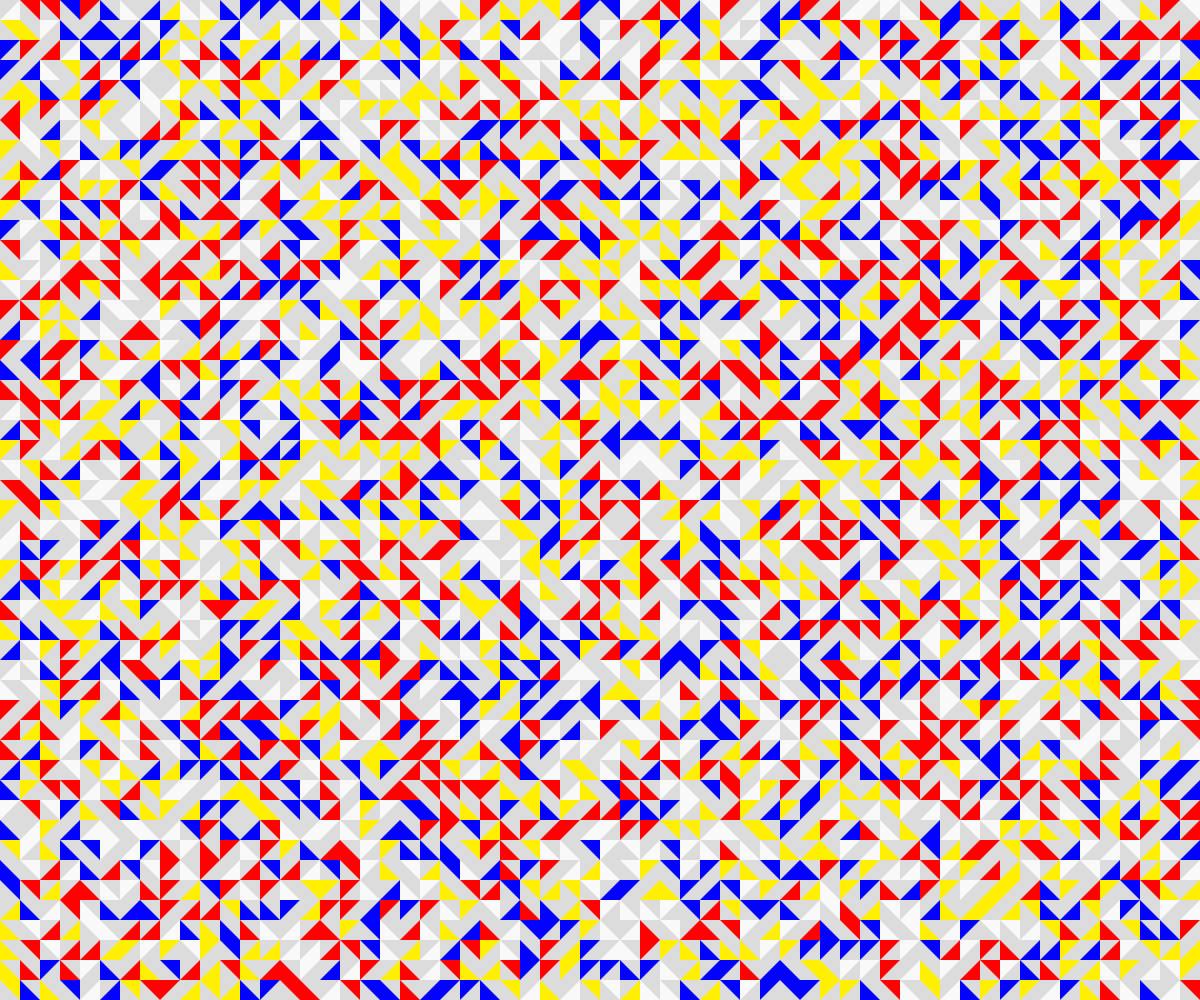
Frame 1 (no input)
Frame 60 (no input): identical to frame 1, image omitted
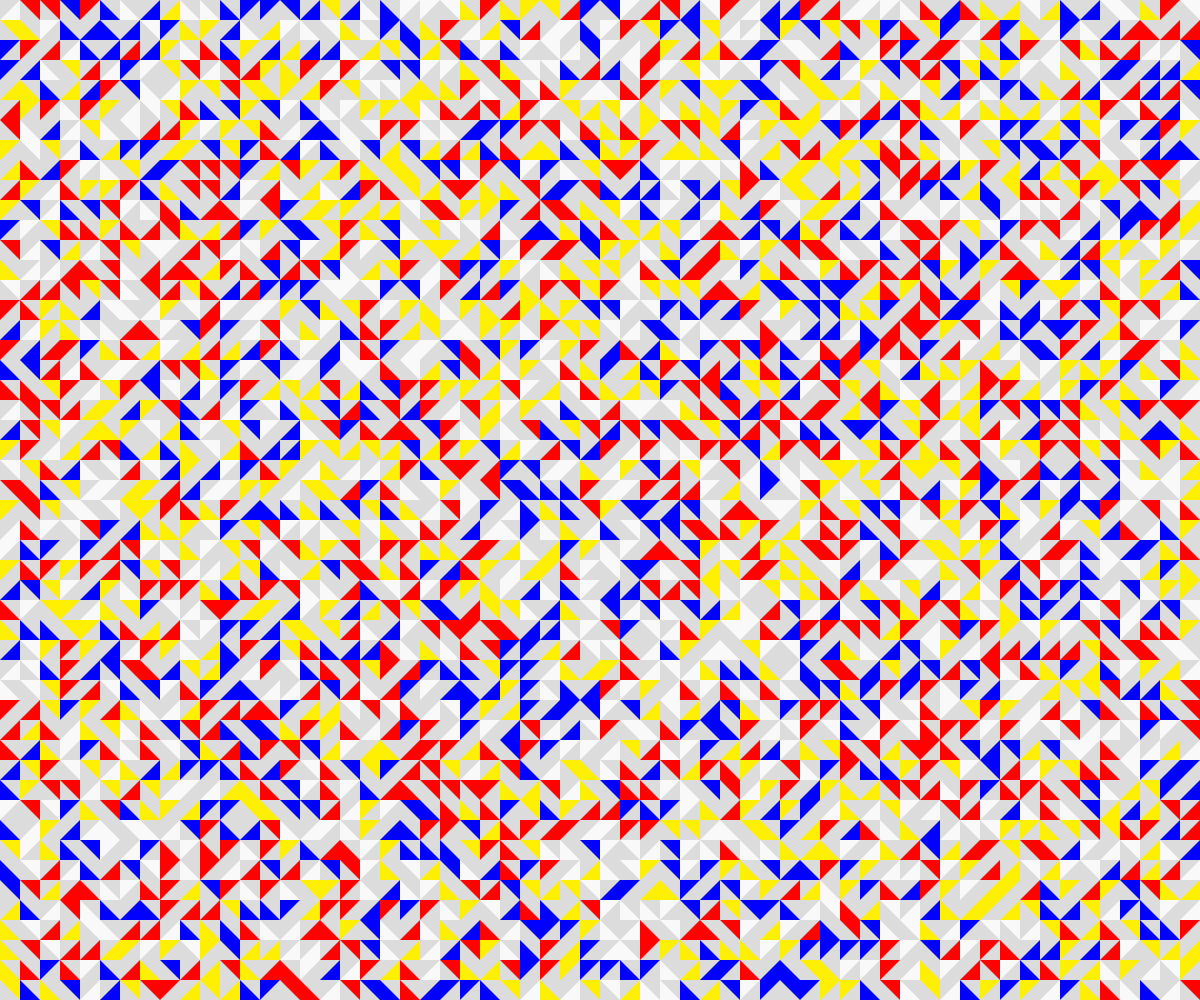
Frame 120 (the mouse pressed at the canvas centre since frame 60)

The p5.js sketch that drew these frames (run headless with seeded random() and noise() and a simulated clock; from frame 60 on, the mouse is pressed at the canvas centre):

// p5.js sketch
// ── sketch.js
/*
----- Coding Tutorial by Patt Vira ----- 
Name: Truchet Tiles (Contrasting Triangles)
Video Tutorial: https://youtu.be/9DU5WiNdu74?si=CXopbKgzoZXv5ct7

Connect with Patt: @pattvira
https://www.pattvira.com/
----------------------------------------
*/

let tiles = []; 
let cols; let rows; let size = 20;
let colors; 

function setup() {
  createCanvas(window.innerWidth, window.innerHeight);
  angleMode(DEGREES);
  colors = [color(255,240,1), color(255,1,1), color(1,1,253), color(249)];
  
  cols = width/size;
  rows = height/size;
  for (let i=0; i<cols; i++) {
    tiles[i] = [];
    for (let j=0; j<rows; j++) {
      tiles[i][j] = new Tile(i*size, j*size, floor(random(4)), colors[floor(random(4))]);
    }
  }
}

function draw() {
  background(220);
  for (let i = 0; i < cols; i++) {
    for (let j = 0; j < rows; j++) {
      let tile = tiles[i][j];
      
      // Check if the tile is within 200px of the cursor
      let d = dist(mouseX, mouseY, tile.x + size / 2, tile.y + size / 2);
      
      if (d < 200) {
        if (!tile.hovering) {
          // Mouse has just entered the tile area, change it
          tile.type = floor(random(4));
          tile.c = colors[floor(random(4))];
          tile.changed = true;
          tile.hovering = true; // Set hovering to true
        }
      } else {
        // Reset hovering status when the mouse leaves
        tile.hovering = false;
      }

      tile.display();
    }
  }
}
// ── tile.js
class Tile {
  constructor(x, y, type, c) {
    this.x = x;
    this.y = y;
    this.type = type;
    this.c = c;
    this.changed = false; // Tracks if the tile has changed
    this.hovering = false; // Tracks if the mouse is currently over the tile
  }

  display() {
    noStroke();
    push();
    translate(this.x, this.y);

    fill(this.c);
    beginShape();
    if (this.type == 0) {
      vertex(size, 0);
      vertex(size, size);
      vertex(0, size);
    } else if (this.type == 1) {
      vertex(size, 0);
      vertex(0, 0);
      vertex(0, size);
    } else if (this.type == 2) {
      vertex(size, size);
      vertex(0, 0);
      vertex(0, size);
    } else {
      vertex(size, size);
      vertex(0, 0);
      vertex(size, 0);
    }
    endShape();
    pop();
  }
}
